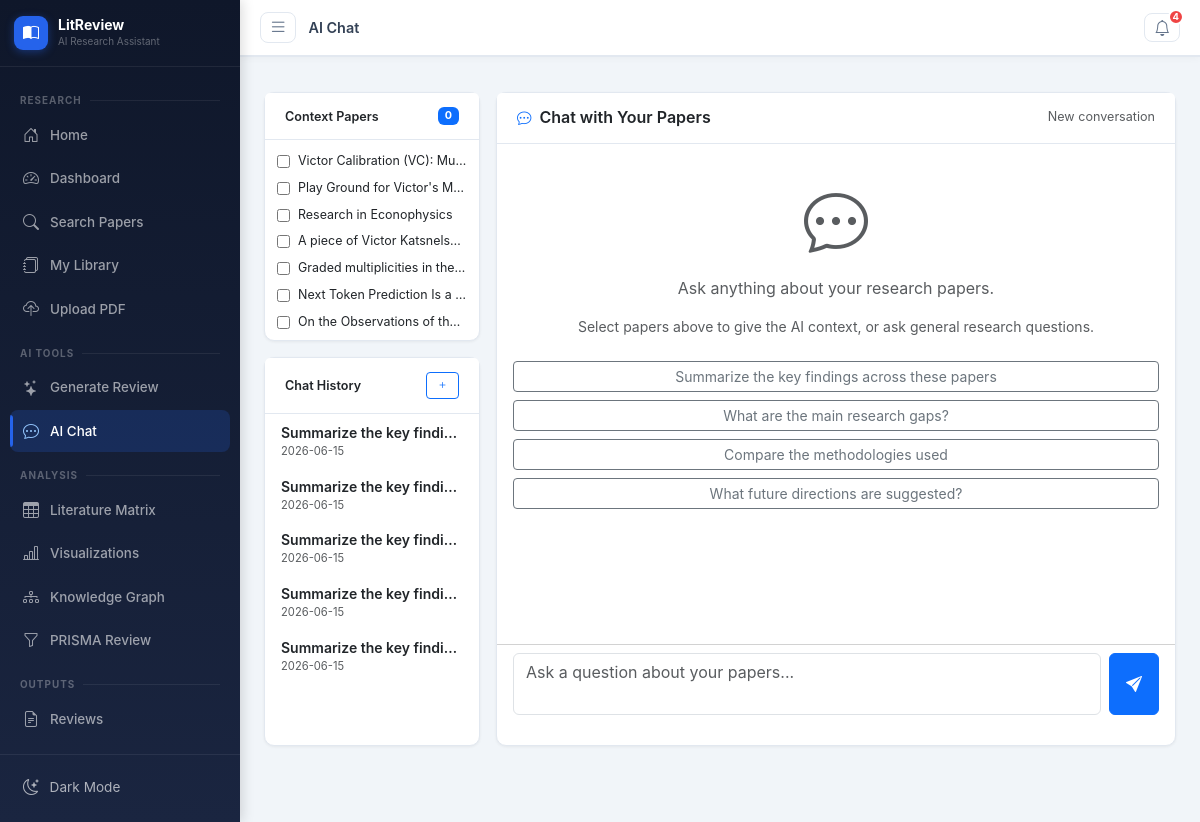
The page /ai/chat on the database as committed earlier.
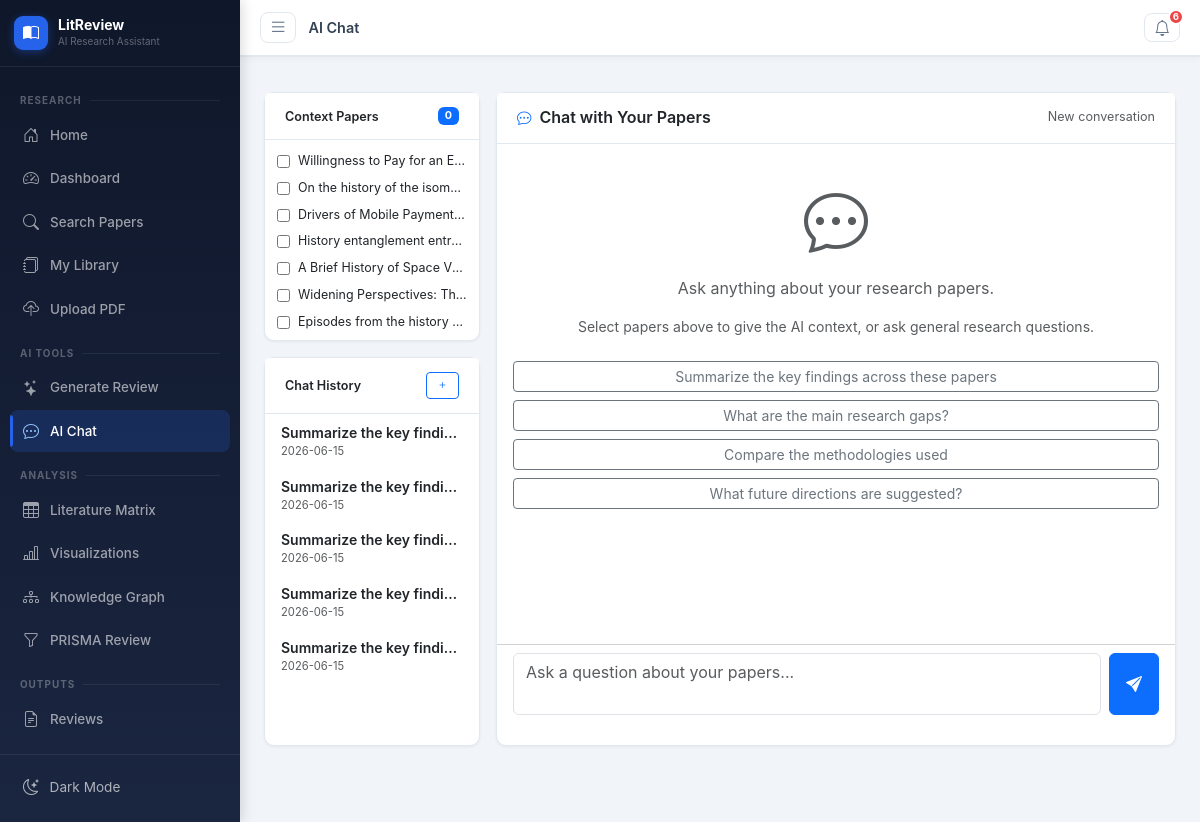
The same page on the database as committed later.
### tables this page shows
CREATE TABLE papers (
            id INTEGER PRIMARY KEY AUTOINCREMENT,
            title TEXT NOT NULL,
            authors TEXT,
            abstract TEXT,
            year INTEGER,
            doi TEXT,
            url TEXT,
            journal TEXT,
            citations_count INTEGER DEFAULT 0,
            source TEXT,
            keywords TEXT,
            full_text TEXT,
            created_at TIMESTAMP DEFAULT CURRENT_TIMESTAMP
        );

CREATE TABLE chat_sessions (
            id INTEGER PRIMARY KEY AUTOINCREMENT,
            title TEXT,
            context_type TEXT DEFAULT 'general',
            context_ids TEXT,
            created_at TIMESTAMP DEFAULT CURRENT_TIMESTAMP,
            updated_at TIMESTAMP DEFAULT CURRENT_TIMESTAMP
        );

### blueprints/ai_features.py (the view)
@ai_bp.route('/chat')
def chat():
    site = get_site_settings()
    db = get_db()
    feature = db.execute("SELECT is_enabled FROM feature_toggles WHERE feature_name='ai_chat'").fetchone()
    if feature and not feature['is_enabled']:
        db.close()
        return render_template('feature_disabled.html', site=site, feature='AI Chat')
    sessions = db.execute('SELECT * FROM chat_sessions ORDER BY updated_at DESC LIMIT 20').fetchall()
    papers_list = db.execute('SELECT id, title FROM papers ORDER BY created_at DESC LIMIT 50').fetchall()
    db.close()
    return render_template('ai/chat.html', site=site, sessions=sessions,
                           papers=papers_list, notifications=get_notifications())

### blueprints/ai_features.py (called while the page is built)
def get_site_settings():
    db = get_db()
    rows = db.execute('SELECT key, value FROM site_settings').fetchall()
    db.close()
    return {r['key']: r['value'] for r in rows}

def get_notifications():
    db = get_db()
    rows = db.execute('SELECT * FROM notifications WHERE is_read=0 ORDER BY created_at DESC LIMIT 10').fetchall()
    db.close()
    return [dict(r) for r in rows]

### models/__init__.py (called while the page is built)
def get_db():
    conn = sqlite3.connect(Config.DATABASE_PATH)
    conn.row_factory = sqlite3.Row
    return conn

### templates/ai/chat.html (shortened to what this page needs)
{% extends "base.html" %}
{% block page_title %}AI Chat{% endblock %}
{% block content %}
<div class="row g-3" style="height:calc(100vh - 130px);">
  <div class="col-lg-3 d-flex flex-column">
    <div class="card shadow-sm mb-3">
      <div class="card-header d-flex justify-content-between align-items-center">
        <h6 class="mb-0 fw-semibold small">Context Papers</h6>
        <span class="badge bg-primary" id="contextCount">0</span>
      </div>
      <div class="card-body p-2" style="max-height:200px;overflow-y:auto;">
        {% if papers %}
          {% for paper in papers %}
          <label class="d-flex align-items-center gap-2 py-1 px-1 rounded" style="cursor:pointer;font-size:0.78rem;">
            <input type="checkbox" class="paper-ctx-cb" value="{{ paper.id }}" onchange="updateContextCount()">
            <span class="text-truncate">{{ paper.title[:40] }}</span>
          </label>
          {% endfor %}
        {% else %}
          <p class="text-muted small text-center mb-0 py-2">No papers saved. <a href="/search">Search</a></p>
        {% endif %}
      </div>
    </div>
    <div class="card shadow-sm flex-grow-1">
      <div class="card-header d-flex justify-content-between align-items-center">
        <h6 class="mb-0 fw-semibold small">Chat History</h6>
        <button class="btn btn-xs btn-outline-primary" onclick="newChat()"><i class="bi bi-plus"></i></button>
      </div>
      <div class="list-group list-group-flush" style="overflow-y:auto;max-height:300px;" id="sessionList">
        {% for session in sessions %}
        <button class="list-group-item list-group-item-action py-2 text-start border-0 small"
                onclick="loadSession({{ session.id }})">
          <div class="text-truncate fw-semibold">{{ session.title }}</div>
          <div class="text-muted" style="font-size:0.7rem;">{{ session.updated_at[:10] }}</div>
        </button>
        {% else %}
        <div class="list-group-item text-muted small text-center py-3">No chat sessions yet</div>
        {% endfor %}
      </div>
    </div>
  </div>
  <div class="col-lg-9 d-flex flex-column">
    <div class="card shadow-sm flex-grow-1 d-flex flex-column">
      <div class="card-header d-flex align-items-center gap-2">
        <i class="bi bi-chat-dots text-primary"></i>
        <h6 class="mb-0 fw-semibold">Chat with Your Papers</h6>
        <span class="ms-auto text-muted small" id="sessionLabel">New conversation</span>
      </div>
      <div class="flex-grow-1 p-3 overflow-auto" id="chatMessages" style="min-height:300px;max-height:calc(100vh - 300px);">
        <div class="text-center text-muted py-4" id="welcomeMsg">
          <i class="bi bi-chat-dots display-3 opacity-15"></i>
          <p class="mt-3">Ask anything about your research papers.</p>
          <p class="small">Select papers above to give the AI context, or ask general research questions.</p>
          <div class="row g-2 mt-3">
            {% for q in ['Summarize the key findings across these papers', 'What are the main research gaps?', 'Compare the methodologies used', 'What future directions are suggested?'] %}
            <div class="col-12"><button class="btn btn-outline-secondary btn-sm w-100" onclick="askSuggested('{{ q }}')">{{ q }}</button></div>
            {% endfor %}
          </div>
        </div>
      </div>
      <div class="card-footer bg-white">
        <div class="d-flex gap-2">
          <textarea class="form-control" id="chatInput" rows="2" placeholder="Ask a question about your papers..." onkeydown="handleKey(event)" style="resize:none;"></textarea>
          <button class="btn btn-primary px-3" id="sendBtn" onclick="sendMessage()">
            <i class="bi bi-send-fill"></i>
          </button>
        </div>
      </div>
    </div>
  </div>
</div>
{% endblock %}

Rows that differ between the two databases and show on the page:
no longer on this page (row unchanged): papers: title "Victor Calibration (VC): Mu…"
no longer on this page (row unchanged): papers: title "Play Ground for Victor's M…"
no longer on this page (row unchanged): papers: title "Research in Econophysics"
no longer on this page (row unchanged): papers: title "A piece of Victor Katsnels…"
no longer on this page (row unchanged): papers: title "Graded multiplicities in the…"
no longer on this page (row unchanged): papers: title "Next Token Prediction Is a…"
no longer on this page (row unchanged): papers: title "On the Observations of th…"
added papers: title "Willingness to Pay for an E…"
added papers: title "On the history of the isom…"
added papers: title "Drivers of Mobile Payment…"
added papers: title "History entanglement entr…"
added papers: title "A Brief History of Space V…"
added papers: title "Widening Perspectives: Th…"
added papers: title "Episodes from the history…"
Other text that changed with them:
{{ g_notif_count }}: "4" → "6"
